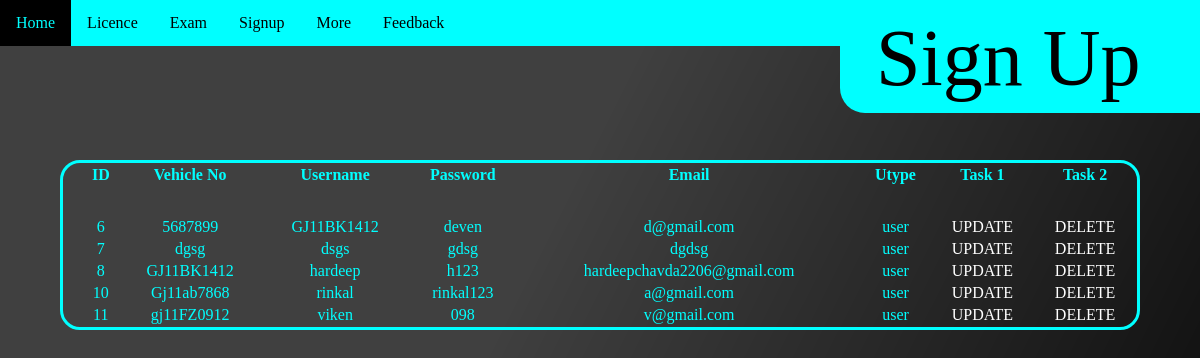
Screenshot of /admin/reg.php with the database file from the repository.
### tables this page shows
CREATE TABLE `signup` (
  `id` int(100) NOT NULL,
  `vno` varchar(15) NOT NULL,
  `unm` varchar(40) NOT NULL,
  `pass` varchar(15) NOT NULL,
  `email` varchar(50) NOT NULL,
  `utype` varchar(30) NOT NULL
);

### admin/reg.php (the view, shortened to what this page needs)
<?php
    include('connect.php');
    echo "<html><head><style>
    *{
        margin: 0%;
        overflow: hidden;
        font-family: 'Lucida Sans';
    }
    body{
        background-image: url('blackBG.png');
    }
    nav ul {
        margin: 0;
        padding: 0;
        background-color:aqua;
        color: black;
        overflow: hidden;
        z-index: 5;
    }
    nav li {
        float: left;
    }
    nav li a {
        display: block;
        color:black;
        text-align: center;
        padding: 14px 16px;
        text-decoration: none;
        z-index: 5;
    }
    nav li a:hover {
        background-color: black;
        color: aqua;
    }
    .dropdown-content {
        display: none;
        position: absolute;
        background-color: black;
        color: aqua;
        min-width: 160px;
        box-shadow: 0px 8px 16px 0px rgba(0,0,0,0.2);
        z-index: 5;
    }
    .dropdown-content a {
        color: aqua;
        padding: 12px 16px;
        text-decoration: none;
        display: block;
        text-align: left;
        z-index: 5;
    }
    .dropdown:hover .dropdown-content {
        display: block;
    }
    .dropdown-content a:hover{
        background-color: aqua;
        color: black;
    }
    .link{
        color:white;
        text-decoration: none;
    }
    .head{
        width: 350px;
        height: 100px;
        background-color: aqua;
        border-radius: 25px;
        font-size: 80px;
        padding-left: 3%;
        position: absolute;
        left: 70%;
        animation-name: head;
        animation-duration: 2s;
        animation-fill-mode: forwards;
    }
    @keyframes head{
        from{bottom: 100%;}
        to{bottom: 85.9%;}
    }
    table{
        position: absolute;
        top:20%;
        left:5%;
        border: 3px solid aqua;
        border-radius:20px;
        padding-left: 20px;
        width:90%;
        color:aqua;
        animation-name: fade;
        animation-duration: 4s;
        animation-fill-mode: forwards;
    }
    @keyframes fade{
        from{opacity:0%;}
        to{opacity:100%;}
    }
    </style></head>
    <body>
    <nav>
        <ul>
            <li><a href='Home.php'>Home</a></li>
            <li class='dropdown'>
            <a class='dropbtn'>Licence</a>
            </li>
            <li><a href='exam.php'>Exam</a></li>
            <li><a href='reg.php'>Signup</a></li>
            <li class='dropdown'>
            <a class='dropbtn'>More</a>
            </li>
            <li><a href='Feedback.php'>Feedback</a></li>
        </ul>
    </nav><div class='head'>Sign Up</div>
    <table>";
        echo "<tr>";
        echo "<th>ID</th>";
        echo "<th>Vehicle No</th>";
        echo "<th>Username</th>";
        echo "<th>Password</th>";
        echo "<th>Email</th>";
        echo "<th>Utype</th>";
        echo "<th>Task 1</th>";
        echo "<th>Task 2</th>";
        echo "</tr><tr></tr><tr></tr><tr></tr><tr></tr><tr></tr><tr></tr><tr></tr><tr></tr><tr></tr><tr></tr><tr></tr><tr></tr><tr></tr><tr></tr><tr></tr>";
    $q = mysqli_query($cn,"select * from signup where utype='user'");
    while($r = mysqli_fetch_array($q))
    {
        echo "
        <tr>
            <td><center>".$r[0]."</center></td>
            <td><center>".$r[1]."</center></td>
            <td><center>".$r[2]."</center></td>
            <td><center>".$r[3]."</center></td>
            <td><center>".$r[4]."</center></td>
            <td><center>".$r[5]."</center></td>
            <td><center><a class='link' href='regupd.php?id=".$r[0]." '>UPDATE</a></center></td>
            <td><center><a class='link' href='regdel.php?id=".$r[0]." '>DELETE</a></center></td>
        </tr>";
    }
        echo"</table></body></html>";
?>

### admin/reg.php (style rules this page uses)
* { margin: 0%; overflow: hidden; font-family: 'Lucida Sans'; }
body { background-image: url('blackBG.png'); }
nav ul { margin: 0; padding: 0; background-color:aqua; color: black; overflow: hidden; z-index: 5; }
nav li { float: left; }
nav li a { display: block; color:black; text-align: center; padding: 14px 16px; text-decoration: none; z-index: 5; }
.link { color:white; text-decoration: none; }
.head { width: 350px; height: 100px; background-color: aqua; border-radius: 25px; font-size: 80px; padding-left: 3%; position: absolute; left: 70%; animation-name: head; animation-duration: 2s; animation-fill-mode: forwards; }
table { position: absolute; top:20%; left:5%; border: 3px solid aqua; border-radius:20px; padding-left: 20px; width:90%; color:aqua; animation-name: fade; animation-duration: 4s; animation-fill-mode: forwards; }

### rows the page displays
signup: id "6", vno "5687899", unm "GJ11BK1412", pass "deven", email "d@gmail.com", utype "user"
signup: id "7", vno "dgsg", unm "dsgs", pass "gdsg", email "dgdsg", utype "user"
signup: id "8", vno "GJ11BK1412", unm "hardeep", pass "h123", email "hardeepchavda2206@gmail.com", utype "user"
signup: id "10", vno "Gj11ab7868", unm "rinkal", pass "rinkal123", email "a@gmail.com", utype "user"
signup: id "11", vno "gj11FZ0912", unm "viken", pass "098", email "v@gmail.com", utype "user"
